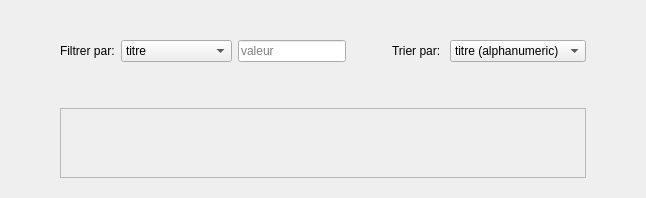
      <widget class="QWidget" name="tab_consulter_annonces">
       <attribute name="title">
        <string>Consulter Annonces</string>
       </attribute>
       <layout class="QHBoxLayout" name="horizontalLayout_26">
        <item>
         <spacer name="horizontalSpacer_12">
          <property name="orientation">
           <enum>Qt::Horizontal</enum>
          </property>
          <property name="sizeType">
           <enum>QSizePolicy::Ignored</enum>
          </property>
          <property name="sizeHint" stdset="0">
           <size>
            <width>40</width>
            <height>20</height>
           </size>
          </property>
         </spacer>
        </item>
        <item>
         <widget class="QWidget" name="verticalWidget" native="true">
          <property name="sizePolicy">
           <sizepolicy hsizetype="Maximum" vsizetype="Preferred">
            <horstretch>0</horstretch>
            <verstretch>0</verstretch>
           </sizepolicy>
          </property>
          <property name="maximumSize">
           <size>
            <width>800</width>
            <height>16777215</height>
           </size>
          </property>
          <layout class="QVBoxLayout" name="verticalLayout_2">
           <item>
            <spacer name="verticalSpacer_13">
             <property name="orientation">
              <enum>Qt::Vertical</enum>
             </property>
             <property name="sizeType">
              <enum>QSizePolicy::Fixed</enum>
             </property>
             <property name="sizeHint" stdset="0">
              <size>
               <width>20</width>
               <height>20</height>
              </size>
             </property>
            </spacer>
           </item>
           <item>
            <layout class="QHBoxLayout" name="horizontalLayout_3">
             <property name="bottomMargin">
              <number>40</number>
             </property>
             <item>
              <widget class="QLabel" name="label_22">
               <property name="text">
                <string>Filtrer par:</string>
               </property>
              </widget>
             </item>
             <item>
              <widget class="QComboBox" name="comboBox_6">
               <item>
                <property name="text">
                 <string>titre</string>
                </property>
               </item>
               <item>
                <property name="text">
                 <string>status</string>
                </property>
               </item>
               <item>
                <property name="text">
                 <string>date creation &gt;</string>
                </property>
               </item>
               <item>
                <property name="text">
                 <string>date creation &lt;</string>
                </property>
               </item>
               <item>
                <property name="text">
                 <string>duree &gt;</string>
                </property>
               </item>
               <item>
                <property name="text">
                 <string>duree &lt;</string>
                </property>
               </item>
              </widget>
             </item>
             <item>
              <widget class="QLineEdit" name="filtre_val">
               <property name="placeholderText">
                <string>valeur</string>
               </property>
              </widget>
             </item>
             <item>
              <spacer name="horizontalSpacer_3">
               <property name="orientation">
                <enum>Qt::Horizontal</enum>
               </property>
               <property name="sizeType">
                <enum>QSizePolicy::Preferred</enum>
               </property>
               <property name="sizeHint" stdset="0">
                <size>
                 <width>40</width>
                 <height>20</height>
                </size>
               </property>
              </spacer>
             </item>
             <item>
              <widget class="QLabel" name="label_23">
               <property name="text">
                <string>Trier par: </string>
               </property>
              </widget>
             </item>
             <item>
              <widget class="QComboBox" name="comboBox_7">
               <property name="minimumSize">
                <size>
                 <width>130</width>
                 <height>0</height>
                </size>
               </property>
               <item>
                <property name="text">
                 <string>titre (alphanumeric)</string>
                </property>
               </item>
               <item>
                <property name="text">
                 <string>date de creation v</string>
                </property>
               </item>
               <item>
                <property name="text">
                 <string>date de creation ^</string>
                </property>
               </item>
               <item>
                <property name="text">
                 <string>duree v</string>
                </property>
               </item>
               <item>
                <property name="text">
                 <string>duree ^</string>
                </property>
               </item>
              </widget>
             </item>
            </layout>
           </item>
           <item>
            <widget class="QScrollArea" name="scrollArea">
             <property name="sizePolicy">
              <sizepolicy hsizetype="Preferred" vsizetype="Expanding">
               <horstretch>0</horstretch>
               <verstretch>0</verstretch>
              </sizepolicy>
             </property>
             <property name="maximumSize">
              <size>
               <width>800</width>
               <height>16777215</height>
              </size>
             </property>
             <property name="widgetResizable">
              <bool>true</bool>
             </property>
             <widget class="QWidget" name="scrollAreaWidgetContents">
              <property name="geometry">
               <rect>
                <x>0</x>
                <y>0</y>
                <width>519</width>
                <height>732</height>
               </rect>
              </property>
             </widget>
            </widget>
           </item>
          </layout>
         </widget>
        </item>
        <item>
         <spacer name="horizontalSpacer_13">
          <property name="orientation">
           <enum>Qt::Horizontal</enum>
          </property>
          <property name="sizeType">
           <enum>QSizePolicy::Ignored</enum>
          </property>
          <property name="sizeHint" stdset="0">
           <size>
            <width>40</width>
            <height>20</height>
           </size>
          </property>
         </spacer>
        </item>
       </layout>
      </widget>
